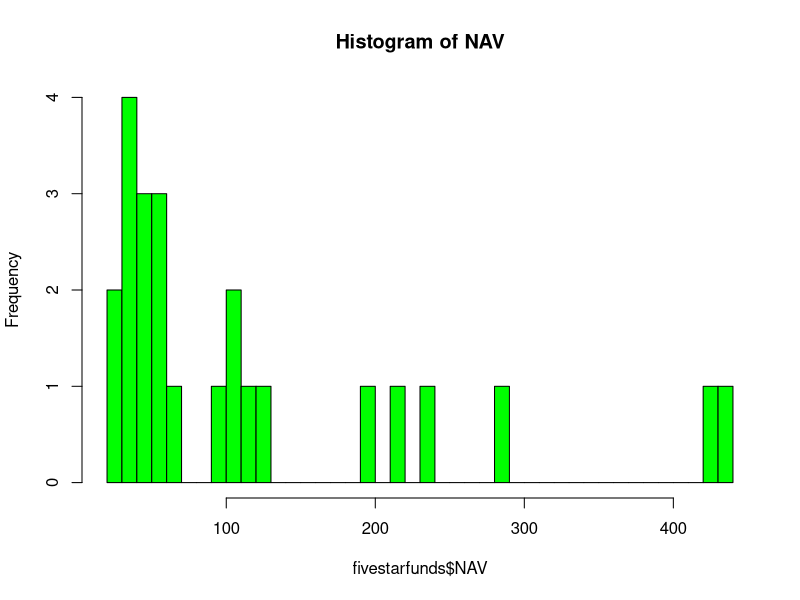
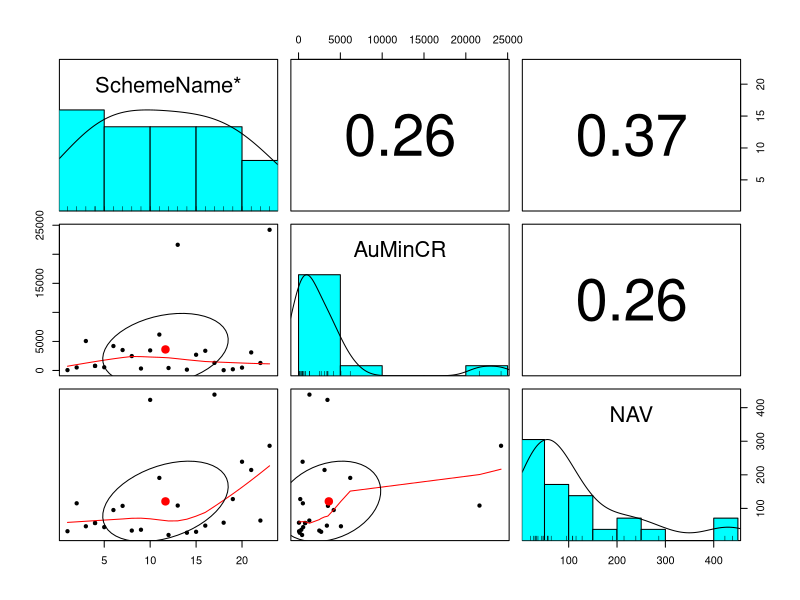
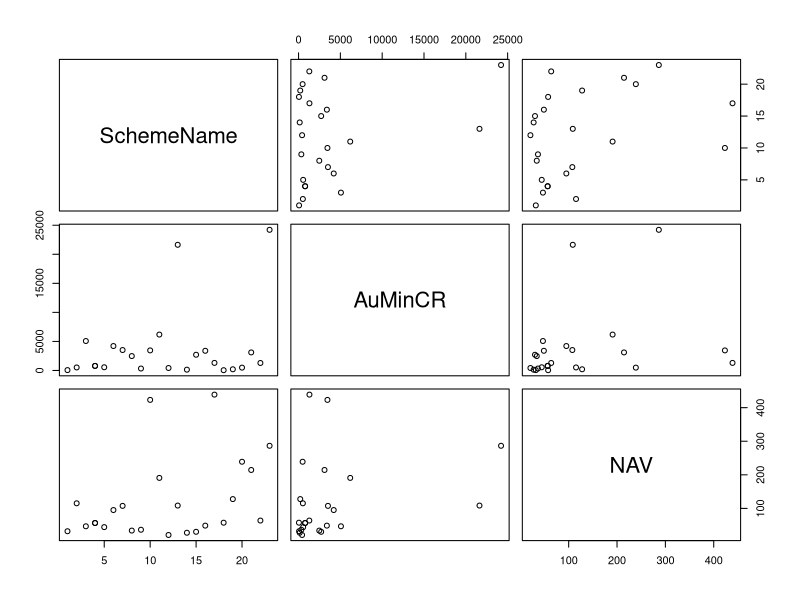

R code for these plots, in order:
## ---- chunk 1
fivestarfunds <- read.csv("fivestarfunds.csv")
#head(fivestarfunds)
fivestarfunds
#summary(fivestarfunds)
str(fivestarfunds)
hist(fivestarfunds$NAV,col='green',breaks=30 ,main='Histogram of NAV')
## ---- chunk 2
library(psych)
pairs.panels(fivestarfunds)
## ---- chunk 3
plot(fivestarfunds)
